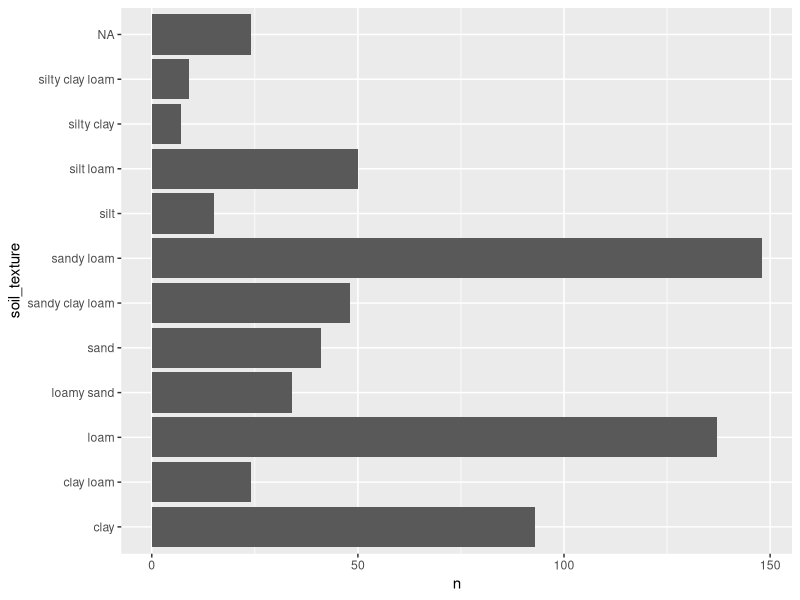
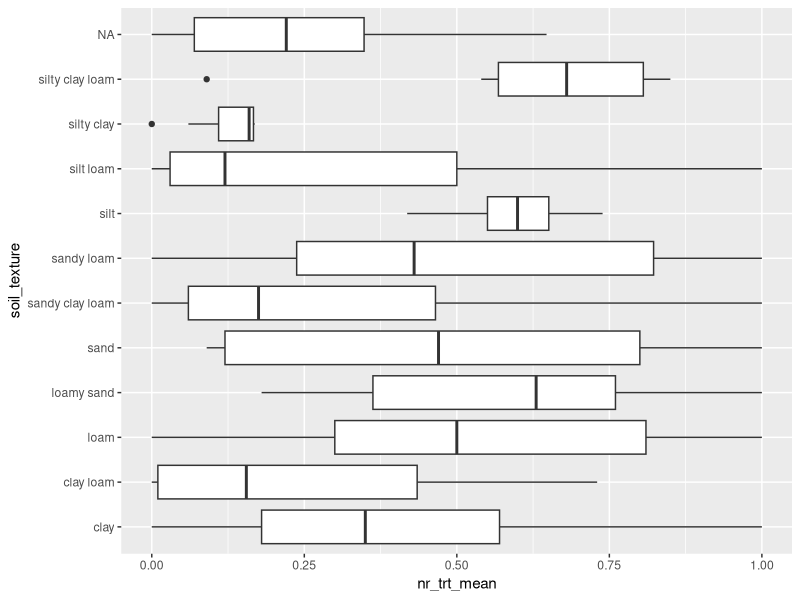
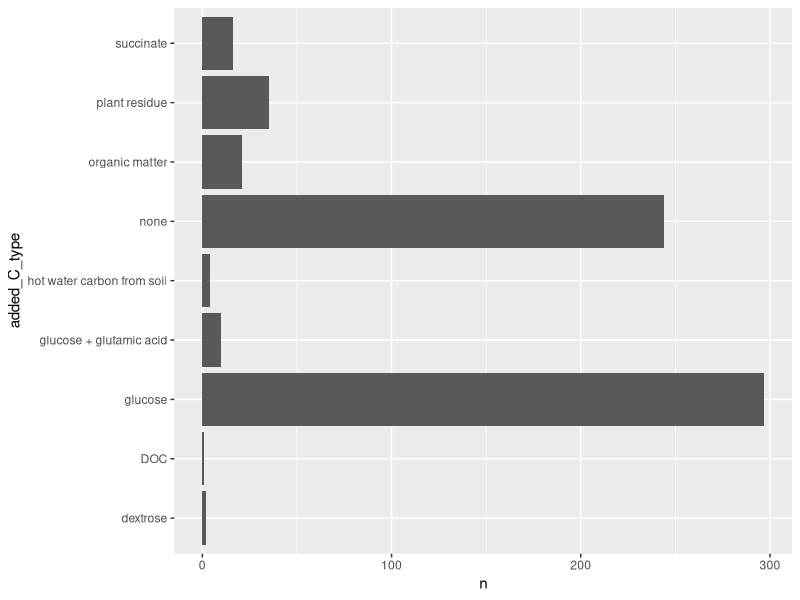
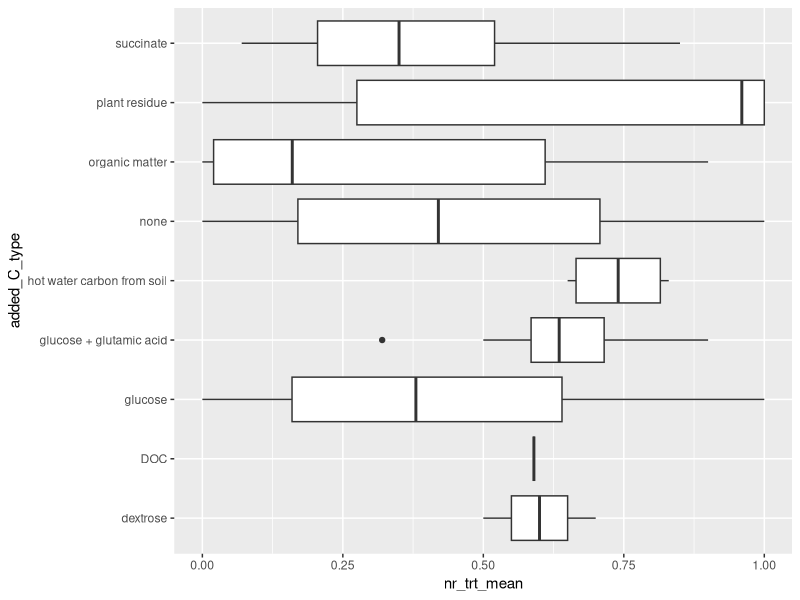
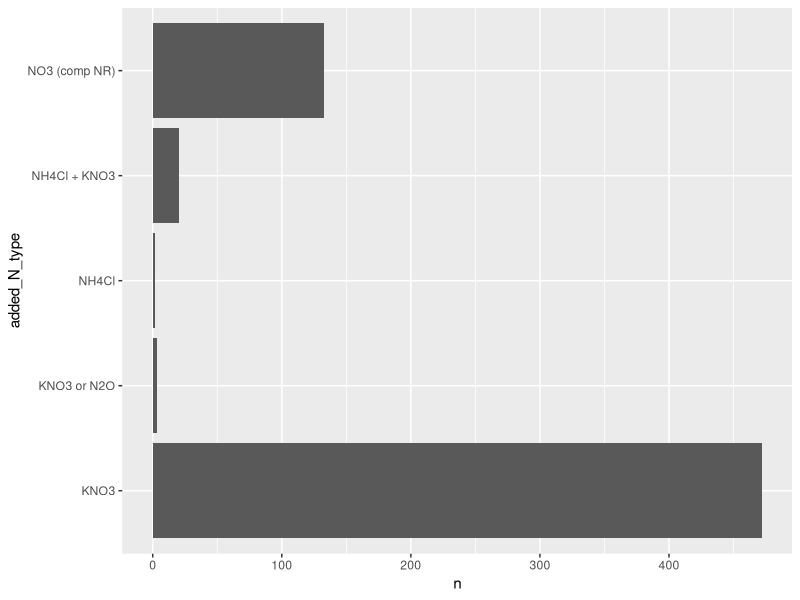
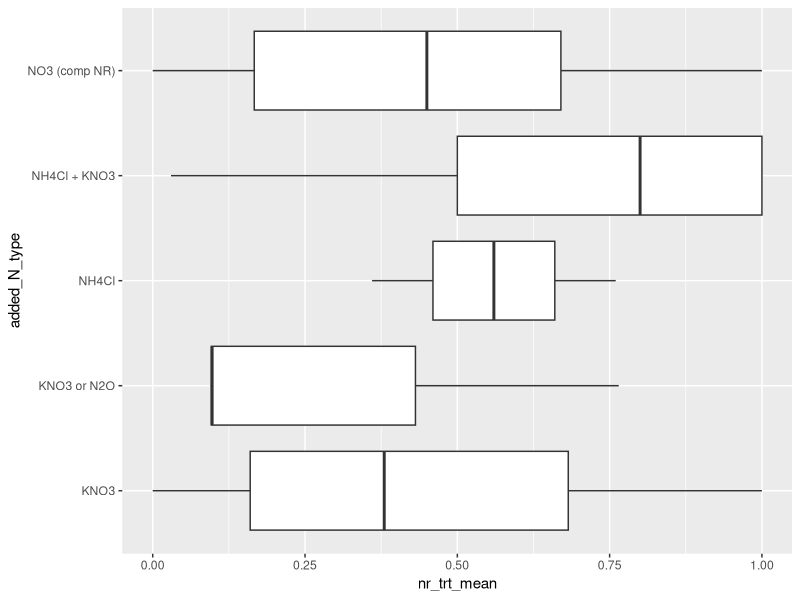
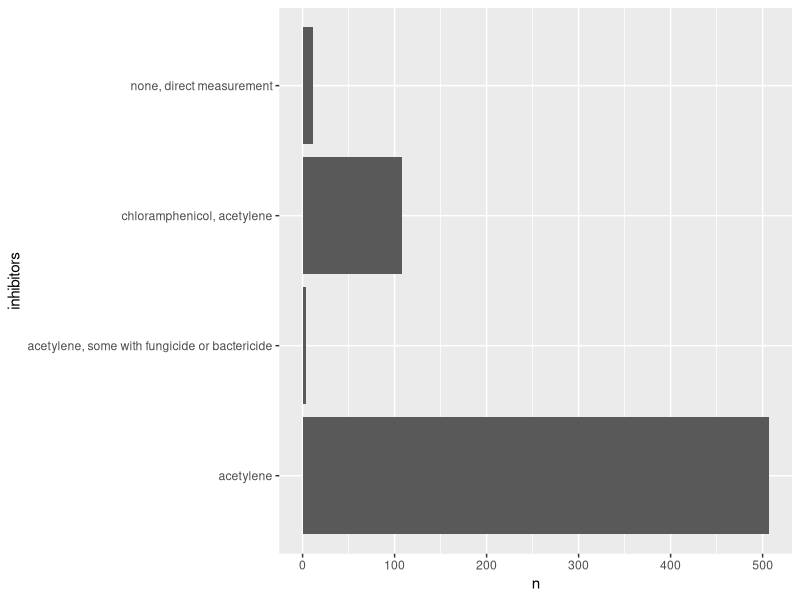
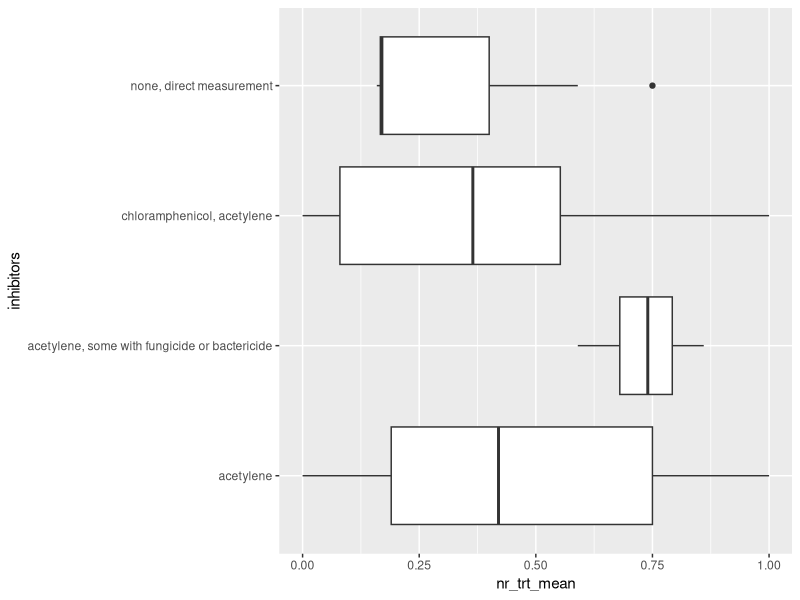

Write R code to recreate these figures, in order. (Note: this script raises an error after producing the figures.)
## ---- chunk 1
library('dplyr')
library('readxl')
library('ggplot2')
library('gridExtra')
library('tidyr')
library('rpart')
library('randomForest')
## ---- chunk 2
nr <- read_excel('N2O ratio database_2021-09-22.xlsx', sheet = "database", na =  c("NA", "NR"))
head(nr)
names(nr)

# some fixing on the names
nr <- nr %>% 
  select(
    author_year, Location, 
    subs_source = 4, soil_texture = 6, location = 3,
    soil_bd = 7, soil_ph = 8, subs_amount = 9, added_C_type = 10,
    added_N_type = 11, gas = 12, inhibitors = 13, incubation_time = 14,
    temp = 15, nr_trt_mean = 16, nr_trt_sd = 17, nr_ctrl_mean = 18,
    nr_ctrol_sd = 19, nr_n = 20, C_ini = 21, C_added = 22, 
    C_total = 23, N_ini = 24, N_added = 25, N_total = 26, CN_total = 27,
    CN_added = 28) %>% 
  mutate(diff_nr = nr_trt_mean - nr_ctrl_mean, soil_ph = as.numeric(soil_ph), 
         temp = ifelse(temp == '23-25', 24, temp), temp = as.numeric(temp))
## ---- chunk 3
nr %>% group_by(soil_texture) %>% tally %>% 
  ggplot(.) + aes(x = soil_texture, y = n) + geom_col() + coord_flip()

ggplot(nr) +
  aes(x = soil_texture, y = nr_trt_mean) +
  geom_boxplot() +
  coord_flip()
## ---- chunk 4
nr %>% group_by(added_C_type) %>% tally %>% 
  ggplot(.) + aes(x = added_C_type, y = n) + geom_col() + coord_flip()

ggplot(nr) +
  aes(x = added_C_type, y = nr_trt_mean) +
  geom_boxplot() +
  coord_flip()
## ---- chunk 5
nr %>% group_by(added_N_type) %>% tally %>% 
  ggplot(.) + aes(x = added_N_type, y = n) + geom_col() + coord_flip()


ggplot(nr) +
  aes(x = added_N_type, y = nr_trt_mean) +
  geom_boxplot() +
  coord_flip()

## ---- chunk 6
nr %>% group_by(inhibitors) %>% tally %>% 
  ggplot(.) + aes(x = inhibitors, y = n) + geom_col() + coord_flip()

ggplot(nr) +
  aes(x = inhibitors, y = nr_trt_mean) +
  geom_boxplot() +
  coord_flip()
## ---- chunk 7
nr %>% group_by(gas) %>% tally %>% 
  ggplot(.) + aes(x = gas, y = n) + geom_col() + coord_flip()

ggplot(nr) +
  aes(x = gas, y = nr_trt_mean) +
  geom_boxplot() +
  coord_flip()
## ---- chunk 8
select(nr, C_added, N_added, CN_added) %>% 
  gather(., trt, value) %>% 
  ggplot(., aes(x = trt, y = value)) +
  geom_boxplot(coef = 3) + 
  facet_wrap(~ trt, scales = 'free')
## ---- chunk 9
ggplot(nr) +
  aes(x = C_added, y = nr_trt_mean) +
  geom_point() +
  geom_smooth(method = "lm", se = F) +
  ggtitle("all data")
## ---- chunk 10
ggplot(nr) +
  aes(x = N_added, y = nr_trt_mean) +
  geom_point() +
  geom_smooth(method = "lm", se = F) +
  ggtitle("all data")
## ---- chunk 11
ggplot(nr) +
  aes(x = CN_added, y = nr_trt_mean) +
  geom_point() +
  geom_smooth(method = "lm", se = F) +
  ggtitle("all data")
## ---- chunk 12
nr2 <- nr %>% 
  select(subs_source, soil_texture, soil_ph, subs_amount, 
         added_C_type, added_N_type, gas, inhibitors, incubation_time, temp, 
         nr_trt_mean, C_added, CN_added, N_added, nr_n) %>% 
  na.omit()

tree <- rpart(nr_trt_mean ~ ., data = nr2, weights = nr_n)
printcp(tree)
rsq.rpart(tree)
## ---- chunk 13
tree2 <- prune(tree, cp = 0.029)
plotcp(tree2)
summary(tree2)
## ---- chunk 14
par(mar = c(1,1,1,1))
plot(tree2)
text(tree2, cex = 0.8)
## ---- chunk 15
rf <- randomForest(nr_trt_mean ~ ., data = nr2, weights = nr_n)
rf
varImpPlot(rf)
